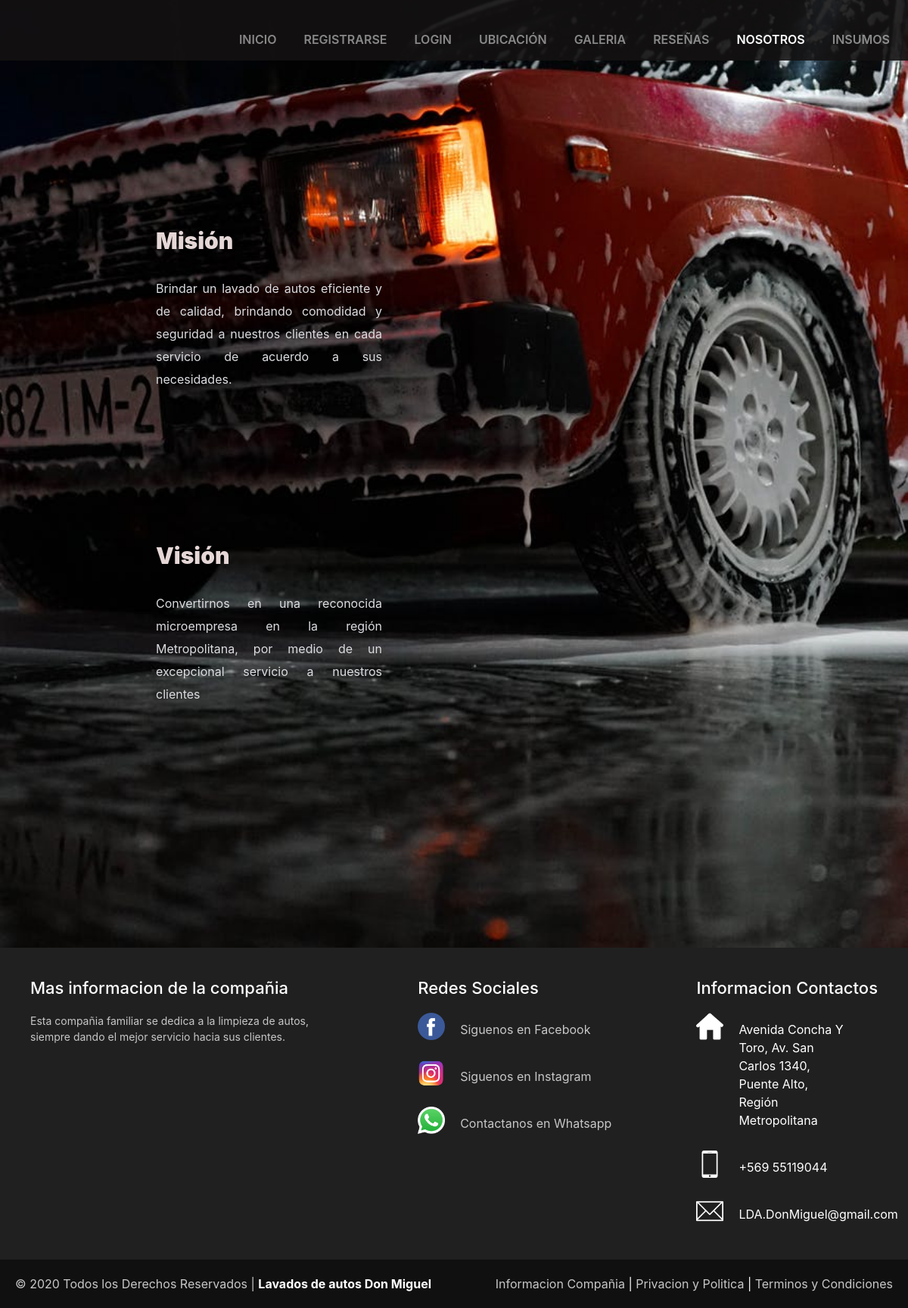
Screenshot of /mision/ with the database file from the repository.
### misLavados/models.py (models this page shows, shortened)
class MisionyVision(models.Model):
    ident = models.CharField(max_length=120,primary_key=True)
    mision = models.TextField()
    vision = models.TextField()

### misLavados/views.py (the view)
# urls.py: path('mision/',misionyvision,name='MISI'),
def misionyvision(request):
    lista = MisionyVision.objects.all()
    return render(request,'web/mision.html',{'lista': lista})

### misLavados/templates/web/mision.html (shortened to what this page needs)
<!DOCTYPE html>
<html lang="en">
{% load static %}
<head>
    <link rel="stylesheet" href="https://stackpath.bootstrapcdn.com/bootstrap/4.5.2/css/bootstrap.min.css">
    <link rel="stylesheet" href="{% static 'css/mision.css' %}">
    <link rel="stylesheet" href="{% static 'css/footer.css' %}">
</head>
<body>
    <section id="header">
        <div class="Container-fluid">
            <nav class="navbar navbar-expand-lg navbar-dark">
                <div class="Container">
                    <div class="collapse navbar-collapse" id="navbarSupportedContent">
                        <ul class="navbar-nav ml-auto">
                            <li class="nav-item">
                                <a href="{% url 'IND' %}" class="nav-link">Inicio</a>
                            </li>
                            <li class="nav-item ">
                                <a href="{% url 'REGI' %}" class="nav-link">Registrarse</a>
                            </li>
                            <li class="nav-item ">
                                {% if user.is_authenticated %}
                                    <a href="{% url 'LOGOUT' %}"class="nav-link">Cerrar Sesion</a>
                                {% else %}
                                    <a href="{% url 'LOGI' %}" class="nav-link">Login</a>
                                {% endif %}
                            </li>
                            <li class="nav-item ">
                                <a href="{% url 'UBIC' %}" class="nav-link">Ubicación</a>
                            </li>
                            <li class="nav-item ">
                                <a href="{% url 'GALE' %}" class="nav-link">Galeria</a>
                            </li>
                            <li class="nav-item ">
                                <a href="{% url 'RESE' %}" class="nav-link">Reseñas</a>
                            </li>
                            <li class="nav-item active">
                                <a href="{% url 'MISI' %}"  class="nav-link">Nosotros</a>
                            </li>
                            <li class="nav-item ">
                                <a href="{% url 'INSU' %}" class="nav-link">Insumos</a>
                            </li>
                        </ul>
                    </div>
                </div>
            </nav>
        </div>
    </section>
    <section class="main">
        <div class="container">
            <div class="row">
                <div class="col-sm-6">
                    {% for item in lista %}
                    <div class="inner-container">
                        <h1>Misión</h1>
                        <p class="text">
                        {{item.mision}}
                        </p>
                    </div>
                    <div class="inner-container">
                        <h1>Visión</h1>
                        <p class="text">
                        {{item.vision}}
                        </p>
                    </div>
                    {% endfor %}
                </div>
            </div>
        </div>
    </section>
    <footer>
        <div class="container-footer-all">
            <div class="container-body">
                <div class="columa1">
                    <h1>Mas informacion de la compañia</h1>
                    <p>Esta compañia familiar se dedica a la limpieza de autos, siempre dando el mejor servicio hacia sus clientes.</p>
                </div>
                <div class="columa2">
                    <h1>Redes Sociales</h1>
                    <div class="rowa">
                        <img src="{% static 'img/facebook.png' %}">
                        <label>Siguenos en Facebook</label>
                    </div>
                    <div class="rowa">
                        <img src="{% static 'img/instagram.png' %}">
                        <label>Siguenos en Instagram</label>
                    </div>
                    <div class="rowa">
                        <img src="{% static 'img/whatsapp.png' %}">
                        <label>Contactanos en Whatsapp</label>
                    </div>
                </div>
                <div class="columa3">
                    <h1>Informacion Contactos</h1>
                    <div class="rowa2">
                        <img src="{% static 'img/house.png' %}">
                        <label>Avenida Concha Y Toro, Av. San Carlos 1340, Puente Alto, Región Metropolitana</label>
                    </div>
                    <div class="rowa2">
                        <img src="{% static 'img/smartphone.png' %}">
                        <label>+569 55119044</label>
                    </div>
                    <div class="rowa2">
                        <img src="{% static 'img/contact.png' %}">
                        <label>LDA.DonMiguel@gmail.com</label>
                    </div>
                </div>
            </div>
        </div>
        <div class="container-footer">
            <div class="footer">
                <div class="copyright">
                    © 2020 Todos los Derechos Reservados | <a href="">Lavados de autos Don Miguel</a>
                </div>
                <div class="information">
                    <a href="">Informacion Compañia</a> | <a href="">Privacion y Politica</a> | <a href="">Terminos y Condiciones</a>
                </div>
            </div>
        </div>
    </footer>
</body>
</html>

### misLavados/static/css/mision.css (style rules this page uses)
* { margin:0; padding:0; }
#header { background-color: transparent; position: absolute; z-index: 10; width: 100%; background-color: rgba(20, 17, 17, 0.89); }
.navbar { float:right; padding-left: 10px 0; }
.nav-item { top: 20px; font-weight: 600; text-transform: uppercase; padding-left: 20px; }
.inner-container { width: 85%; float: right; background-color: transparent; overflow: hidden; padding: 100px 0; }
.inner-container h1 { color: rgb(230, 215, 215); margin-bottom: 30px; font-size: 30px; font-weight: 900; }
.text { font-size: 13px; color: #ffffff; line-height: 30px; text-align: justify; margin-bottom: 40px; }
@media screen and (max-width:1200px) { .inner-container { padding: 80px; } }
.main { position:relative; background:url("../img/fondo1.jpeg"); min-height: 100vh; background-size: cover; background-position: center; padding:220px 0 200px ; }
.main p { margin-top: 1em; padding: 0; font-size: 1em; color: #dcdde1; }

### misLavados/static/css/footer.css (style rules this page uses)
footer { height: 40%; width: 100%; background: #202020; color: white; }
.container-footer-all { width: 100%; max-width: 1200px; margin: auto; padding: 40px; }
.container-body { display: flex; justify-content: space-between; }
.columa1 { max-width: 400px; }
.columa1 h1 { font-size: 22px; }
.columa1 p { font-size: 14px; color: #C7C7C7; margin-top: 20px; }
.columa2 { max-width: 400px; }
.columa2 h1 { font-size: 22px; }
.rowa { margin-top: 20px; display: flex; }
.rowa img { width: 36px; height: 36px; }
.rowa label { margin-top: 10px; margin-left: 20px; color: #C7C7C7; }
.columa3 { max-width: 400px; }
.columa3 h1 { font-size: 22px; }
.rowa2 { margin-top: 20px; display: flex; }
.rowa2 img { width: 36px; height: 36px; }
.rowa2 label { margin-top: 10px; margin-left: 20px; max-width: 140px; }
.container-footer { width: 100%; background: #101010; }
.footer { max-width: 1200px; margin: auto; display: flex; justify-content: space-between; padding: 20px; }
.copyright { color: #C7C7C7; }
.copyright a { text-decoration: none; color: white; font-weight: bold; }
.information a { text-decoration: none; color: #C7C7C7; }

### rows the page displays
MisionyVision: mision "Brindar un lavado de autos eficiente y de calidad, brindando comodidad y seguridad a nuestros clientes en cada servicio de acuerdo a sus necesidades.", vision "Convertirnos en una reconocida microempresa en la región Metropolitana, por medio de un excepcional servicio a nuestros clientes"
